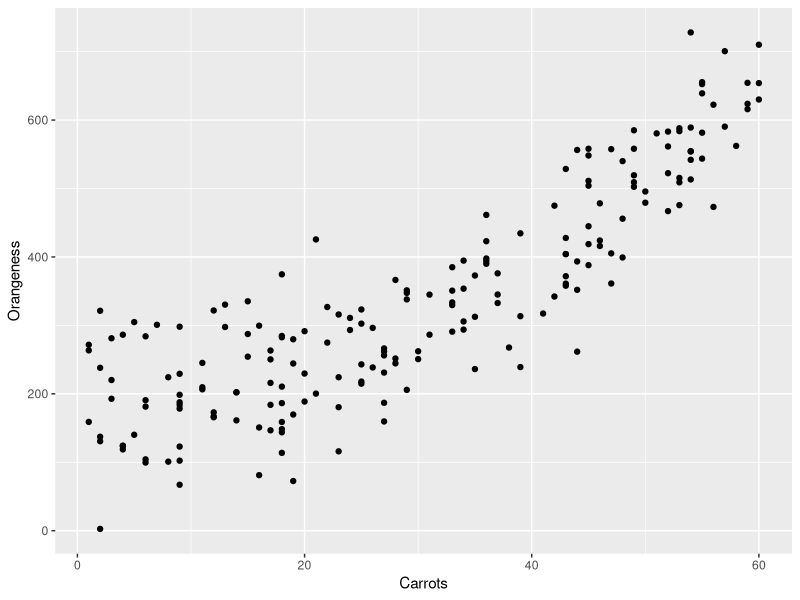
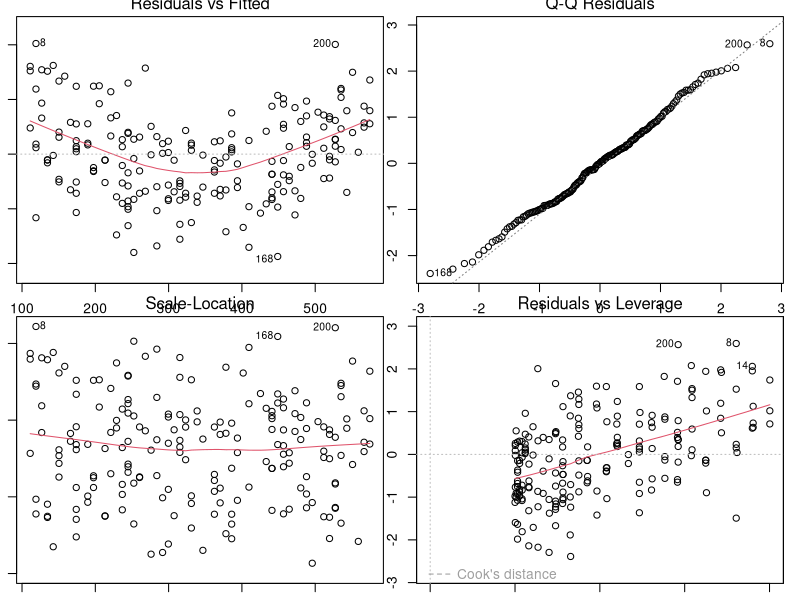
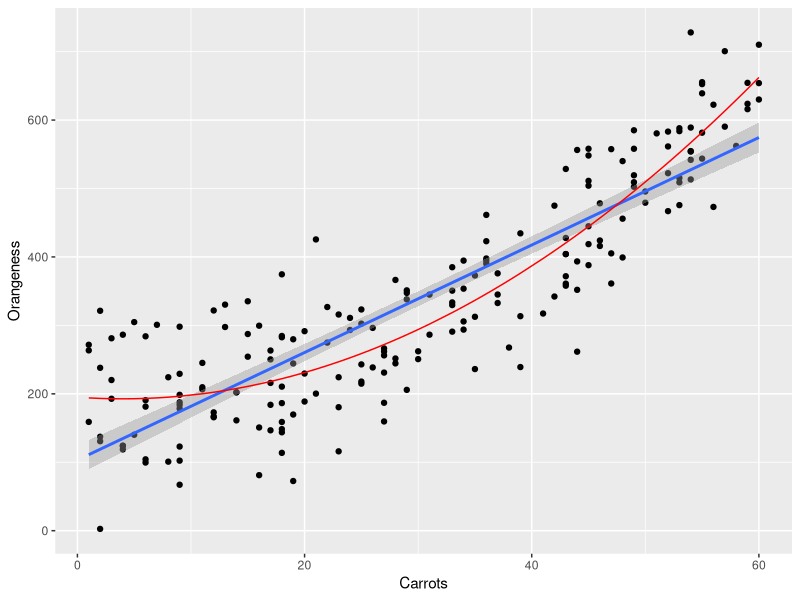
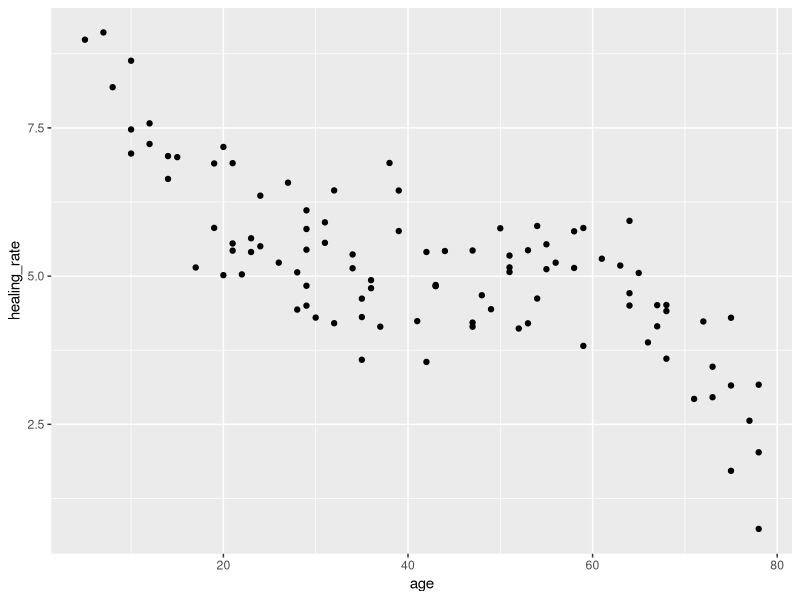
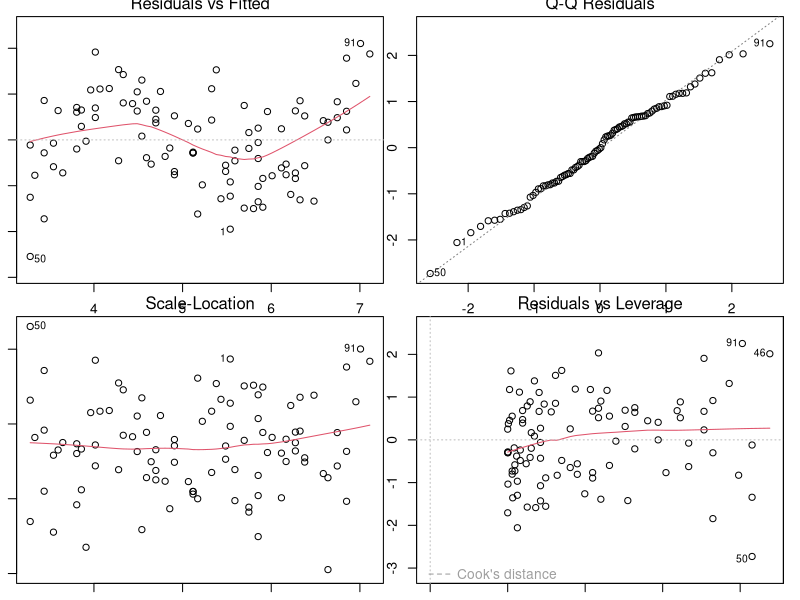
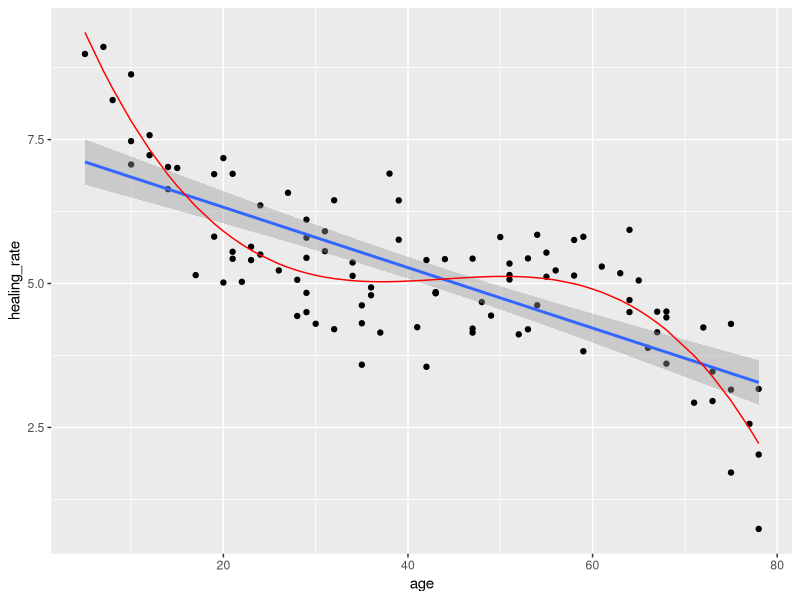
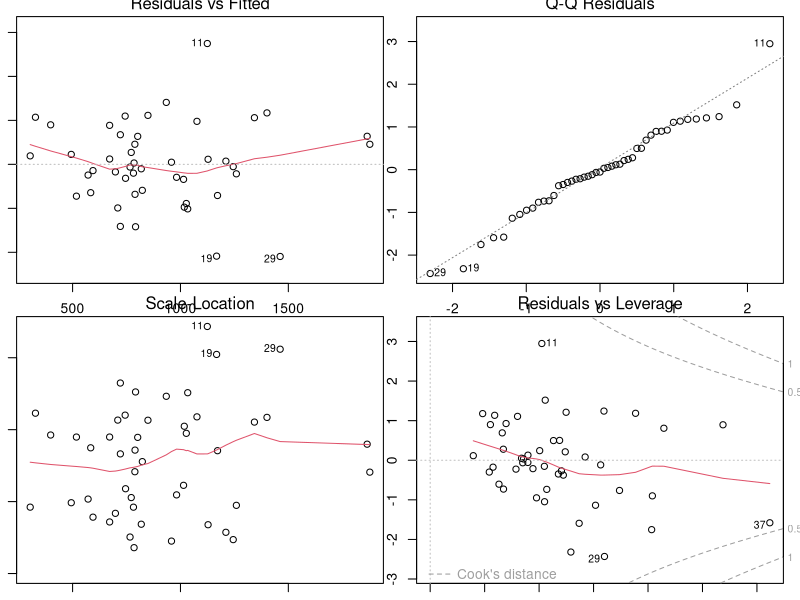
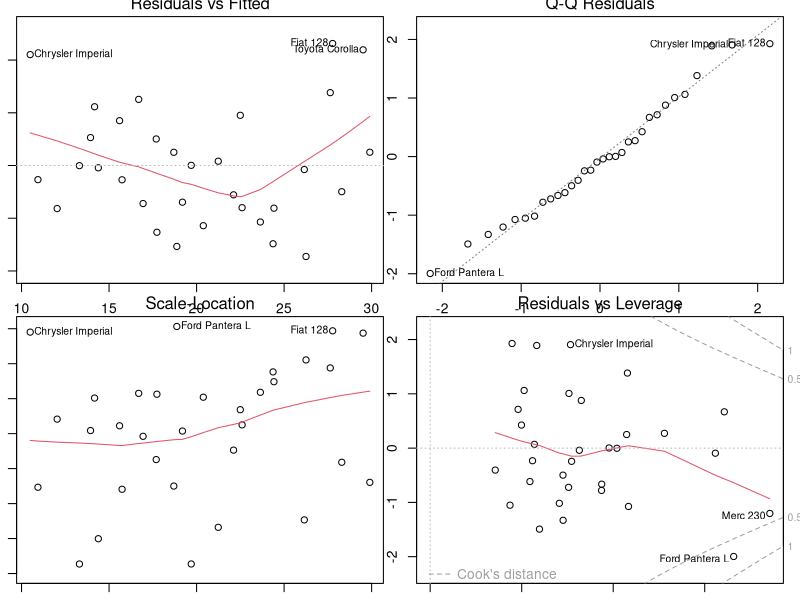

These charts were generated, in order, by the following R code:
library(car)
library(ggplot2)


###1a Load in babyskin.csv. This spreadsheet contains data on the orangeness of different babies' skin and how many cans of carrot baby food they eat each month. 
#Run a simple regression with orangeness as your outcome and carrots as your predictor. Discuss significance, amount of variance explained, and direction of relationship.
babyskin <- read.table("babyskin.csv",sep="\t",header=T,comment.char="",quote="")
head(babyskin)

linearModel <- lm(Orangeness~Carrots, data=babyskin)
summary(linearModel)

#Coefficients:
#                 Estimate    Std. Error  t value   Pr(>|t|)    
#(Intercept)      103.2869    11.1231     9.286     <2e-16 ***
#  Carrots        7.8537      0.3213      24.445    <2e-16 ***
#  ---
#  Signif. codes:  0 ‘***’ 0.001 ‘**’ 0.01 ‘*’ 0.05 ‘.’ 0.1 ‘ ’ 1
#
#Residual standard error: 78.72 on 198 degrees of freedom
#Multiple R-squared:  0.7511,	Adjusted R-squared:  0.7499 
#F-statistic: 597.6 on 1 and 198 DF,  p-value: < 2.2e-16

#The models formula is Orangeness~Carrots. 
#Carrots as a prediction is significant.
#The model is significant overall (F 1,198=597.6, p < 2.2e-16) and has a high variance explanation (mult.R-squared=0.7111,adj.R-squared=0.7499)
#All regression coefficients, as well as their SE, t-scores and p-values are provided in the appendix.

###1b Now check assumptions. 
#does violate the linearity assumption
ggplot(babyskin, aes(Carrots, Orangeness)) + geom_point()
#no autocorrelation, 
durbinWatsonTest(linearModel) #dw-test return no significant autocorrelation
#homoscedasticity, 
par(mfrow=c(2,2))
par(mar=c(1,1,1,1))
plot(linearModel)
# There does not seem to be homoscedasticity as the data points do not fan out a bit
#normally distributed residuals, 
#the residuals do seem normal distributed as the data does not deviate a lot from the line
#and check that there are no highly influential points.
#there is no highly influential point that has a Cook's distance of > 1

###1c You should have noticed that the assumption of linearity was violated. 
#Apply a regression technique that's appropriate to use when your data is curved. 
#Is your new model significant? How has R^2 changed?
model_2 <- lm(Orangeness~poly(Carrots,2), data=babyskin)
summary(model_2)
#Amount of explained variance (R^2) increased from 0.7511 to 0.8128

###1d Plot a curved line that corresponds to your new regression on top of a scatterplot of the data points.
predict(model_2, newdata=data.frame(Carrots=c(10,20,30)))
babyskin$predicted_Orangeness <- predict(model_2)
head(babyskin)
ggplot(babyskin, aes(Carrots, Orangeness)) + geom_point() + geom_smooth(method="lm") + geom_line(aes(Carrots,predicted_Orangeness), colour="red")


###2a Load in healing.csv. This spreadsheet contains data on the time it takes for small cuts in the skin heal for people of different ages. 
#Run a simple linear regression, discuss significance, variance explained, and direction of relationship, 
#and check assumptions (HINT: your plot for checking the assumption of homoscedasticity is going to look weird, 
#but remember that the assumption is violated if there is a "fan shape" to the data points)
healing <- read.table("healing.csv",sep="\t",header=T,comment.char="",quote="")
head(healing)

linearModel <- lm(healing_rate~age, data=healing)
summary(linearModel)

#Coefficients:
#  Estimate     Std. Error t value    Pr(>|t|)    
#(Intercept)    7.374313   0.220436   33.45   <2e-16 ***
#  age         -0.052480   0.004717  -11.12   <2e-16 ***
#  ---
#  Signif. codes:  0 ‘***’ 0.001 ‘**’ 0.01 ‘*’ 0.05 ‘.’ 0.1 ‘ ’ 1
#
#Residual standard error: 0.9526 on 98 degrees of freedom
#Multiple R-squared:  0.5581,	Adjusted R-squared:  0.5536 
#F-statistic: 123.8 on 1 and 98 DF,  p-value: < 2.2e-16

#The models formula is healing_rate~age 
#age as a prediction is significant.
#The model is significant overall (F 1,98=123.8, p < 2.2e-16) and has a high variance explanation (mult.R-squared=0.5581,adj.R-squared=0.5536)
#All regression coefficients, as well as their SE, t-scores and p-values are provided in the appendix.

#does violate the linearity assumption
ggplot(healing, aes(age, healing_rate)) + geom_point()
#no autocorrelation, 
durbinWatsonTest(linearModel) #dw-test return no significant autocorrelation
#homoscedasticity, 
par(mfrow=c(2,2))
par(mar=c(1,1,1,1))
plot(linearModel)
# There does not seem to be homoscedasticity as the data points do not fan out a bit
#normally distributed residuals, 
#the residuals do seem normal distributed as the data does not deviate a lot from the line
#and check that there are no highly influential points.
#there is no highly influential point that has a Cook's distance of > 1


#2b As in 1, the assumption of linearity has been violated. 
#Again, you need to apply a regression technique that's appropriate to use when your data is curved. 
#(HINT: HOW MANY CURVES ARE THERE IN THIS DATA??) Is your new model significant? How has R^2 changed?
model_2 <- lm(healing_rate~poly(age,3), data=healing)
summary(model_2)
#Coefficients:
#  Estimate Std. Error t value Pr(>|t|)    
#(Intercept)     5.16281    0.07245  71.259  < 2e-16 ***
#  poly(age, 3)1 -10.59784    0.72452 -14.627  < 2e-16 ***
#  poly(age, 3)2   1.28423    0.72452   1.773   0.0795 .  
#  poly(age, 3)3  -6.07394    0.72452  -8.383 4.36e-13 ***
#  ---
#  Signif. codes:  0 ‘***’ 0.001 ‘**’ 0.01 ‘*’ 0.05 ‘.’ 0.1 ‘ ’ 1
#
#Residual standard error: 0.7245 on 96 degrees of freedom
#Multiple R-squared:  0.7496,	Adjusted R-squared:  0.7418 
#F-statistic:  95.8 on 3 and 96 DF,  p-value: < 2.2e-16

#The predicotors appears to be sigificant with the only not significant predictor having a low significant of 0.0797
#The model is significant overall (F 3,96 = 95.8, p < 2.2e-16)
#Amount of explained variance (R^2) increased from 0.5581 to 0.7245

###2c Plot a curved line that corresponds to your new regression on top of a scatterplot of the data points.
predict(model_2, newdata=data.frame(age=c(10,20,30)))
healing$predicted_healing_rate <- predict(model_2)
head(healing)
ggplot(healing, aes(age, healing_rate)) + geom_point() + geom_smooth(method="lm") + geom_line(aes(age,predicted_healing_rate), colour="red")


###3a Load in uscrime.csv. This spreadsheet contains data on U.S. crime statistics in 1960 for different U.S. states. 
#You are going to run a multiple regression (in 3b) to determine which variables predict crime. The variables in this spreadsheet include:
#Crime: Crime rate (offenses per 100,000 people)
#M: Percentage of males aged 14-24 in state population
#Ed: mean years of schooling of the population aged 25 or older
#Po1: per capita expenditure on police protection
#U2: unemployment rate of males 35-39
#Ineq: income inequality
#Prob: probability of imprisonment for crime
#LF: labor force participation rate of urban males 14-24
#M.F: number of males per 100 females
#NW: percentage nonwhites in population
#Time: average time in months served vy offenders in state prisons
UScrime <- read.table("uscrime.csv",sep="\t",header=T,comment.char="",quote="")
head(UScrime)

###3b Run a multiple regression with Crime as your outcome variable and all other variables as predictors. 
#Is the model significant? How much variance is explained in the sample? How much variance would we expect to be explained in the general population? Which predictors are significant?
linearModel <- lm(Crime~M+Ed+Po1+LF+M.F+NW+U2+Ineq+Prob+Time, data=UScrime)
summary(linearModel)

#Coefficients:
#                Estimate     Std. Error  tvalue    Pr(>|t|)    
#(Intercept)      -5549.136   1383.300    -4.012    0.000292 ***
#  M              95.100      40.549      2.345     0.024640 *  
#  Ed             168.424     58.961      2.857     0.007071 ** 
#  Po1            113.991     16.692      6.829     0.51e-08 ***
#  LF             234.612     1172.477    0.200     0.842529    
#M.F              9.765       16.046      0.609     0.546650    
#NW               1.789       5.583       0.321     0.750426    
#U2               82.664      50.240      1.645     0.108596    
#Ineq             63.036      16.374      3.850     0.000466 ***
#  Prob           -4169.393   2143.516    -1.945    0.059603 .  
#Time             -1.084      6.421       -0.169    0.866836    
#---
#  Signif. codes:  0 ‘***’ 0.001 ‘**’ 0.01 ‘*’ 0.05 ‘.’ 0.1 ‘ ’ 1
#
#Residual standard error: 209 on 36 degrees of freedom
#Multiple R-squared:  0.7714,	Adjusted R-squared:  0.7079 
#F-statistic: 12.15 on 10 and 36 DF,  p-value: 8.027e-09

#The models formula is Crime~M+Ed+Po1+LF+M.F+NW+U2+Ineq+Prob+Time. 
#Not all the main effects were significant. M, Ed, Pol and Ineq are significant. LF,M.F,NW,U2,Prob and Time are not.
#The model is significant overall (F 10,36 = 12.15, p=8.027e-09) and has a high variance explanation (mult.R-squared=0.7714,adj.R-squared=0.7079)
#All regression coefficients, as well as their SE, t-scores and p-values are provided in the appendix.


###3c Check assumptions of the multiple regression technique (don't worry about linearity here).
#Is there a problem with multicollinearity in this model?
vif(linearModel) #avg=2.915987 = (2.733841+4.580025+2.590702+2.363404+2.353677+3.469670+1.895208+4.492696+2.500527+2.180123)/10 
cor(UScrime[,1:10])
#Yes there is a problem. Te avg is three times higher then 1 which is a sign for multicollinearity. 
#If we look at the cor of the predictors there also seems to be quite some correlation between some predictors.

#no autocorrelation, 
durbinWatsonTest(linearModel) #dw-test return no significant autocorrelation
#homoscedasticity, 

par(mfrow=c(2,2))
par(mar=c(1,1,1,1))
plot(linearModel)
# There does not seem to be homoscedasticity as the data points have a nice cloud shape
#normally distributed residuals, 
#the residuals do seem normal distributed as the tail and the head do not deviate a lot from the line
#and check that there are no highly influential points.
#there is no highly influential point that has a Cook's distance of > 1


###3d Now perform model selection, removing predictors until you arrive at a final model. 
#At each step, state which predictor you have chosen to remove and why. When you get to the final model, explain why you aren't removing any more predictors. How do multiple R^2 and adjusted R^2 change each time you remove a predictor? Why do you think you see this pattern?
linearModel <- lm(Crime~M+Ed+Po1+LF+M.F+NW+U2+Ineq+Prob+Time, data=UScrime)
summary(linearModel) #At start : Multiple R-squared:  0.7714,	Adjusted R-squared:  0.7079
drop1(linearModel, test="F") 
#Remove time as AIC decreases from 511.66 to 509.70 and Time has a significance of 0.866
linearModel <- lm(Crime~M+Ed+Po1+LF+M.F+NW+U2+Ineq+Prob, data=UScrime)
summary(linearModel) #Multiple R-squared:  0.7712,	Adjusted R-squared: 0.7156 
drop1(linearModel, test="F") 
#Remove LF as AIC decreases from 509.70 to 507.82 and LF has a significance of 0.86
linearModel <- lm(Crime~M+Ed+Po1+M.F+NW+U2+Ineq+Prob, data=UScrime)
summary(linearModel) #Multiple R-squared:  0.771,	Adjusted R-squared: 0.7228 
drop1(linearModel, test="F") 
#Remove NW as AIC decreases from 507.82 to 505.87 and LF has a significance of 0.745
linearModel <- lm(Crime~M+Ed+Po1+M.F+U2+Ineq+Prob, data=UScrime)
summary(linearModel) #Multiple R-squared:  0.7704,	Adjusted R-squared: 0.7291 
drop1(linearModel, test="F") 
#Remove M.F as AIC decreases from 505.87 to 504.79 and LF has a significance of 0.387499
linearModel <- lm(Crime~M+Ed+Po1+U2+Ineq+Prob, data=UScrime)
summary(linearModel) #Multiple R-squared:  0.7659,	Adjusted R-squared: 0.7307  
drop1(linearModel, test="F") #Removing more predictors would increase the AIC value and all the predictors are significant
#We see that Multiple R-squared goes down as we remove predictors bit Adjusted R-squared goes up. We get a better prediction so Adjusted R-squared goed up and because we use less predictors it follows that Multiple R-squared goed down. 

###3e Refer back to what each predictor variable name means as described in the instructions for exercise 3a. 
#Provide a description of the different societal factors that predict crime rate in U.S. states (what I mean is don't just list the variable names from the spreadsheet, 
#but actually say what they refer to and how they relate to crime rate). Describe the direction of the relationship between each of these factors and crime rate.

#Crime: Crime rate (offenses per 100,000 people)

#M: Percentage of males aged 14-24 in state population
#The relation is 105.0 which is avg compared to the other predictors. It appears that the Percentage of males aged 14-24 in state population is a decent predictor of crime.
#This would be the case if Males are more criminal then Females. 

#Ed: mean years of schooling of the population aged 25 or older 
#The relation is 196.47 which is high compared to the other predictors. This is a bit weird of a relation as you would expect that education in general reduces crime. 
#The reason could be that if people of 25 and older receive a lot of education it means they didnt had it when young, and this can mean that young people are doing crimes.

#Po1: per capita expenditure on police protection 
#The relation is 115.02 which is avg compared to the other predictors. This relation is also a bit weird as more money to the police should reduce crime. 
#The reason is probably that when there is high crime somewhere there is more money for the police to fight it. Then it if also often the case that where there is alot of money for the police
#it is probably for the high crimes that are there

#U2: unemployment rate of males 35-39
#The relation is 89.37 which is little below avg compared to the other predictors. Unemployemt is a logical predictor of crime, people do not have anything to do and want money

#Ineq: income inequality
#The relation is 67.65 which is below avg compared to the other predictors. This means that when rich people earn a lot and people in a lower class earn less there is more crime.
#This is also very reasonable. The poor people want money, and the rich have stuff they can steal, there might also even be a touch of sense of fairness.

#Prob: probability of imprisonment for crime
#The relation is -3801.84 which is a very high negative relation. This means that as the probability of imprisonment increases a little the crimes reduce much more. 
#This is expected, the higher the consequences the less easy people commit crimes


###3f The directions of several of the relationships you described in 3e make some sense. 
#However, a couple are very strange. First, it is strange that, as per capita expenditure on police protection increases, so does crime rate. 
#What does this relationship suggest about causality between predictors and outcome variables in observational studies like this one?
#A predictor is not nessesaraly a cause of the thing you want to predict. In this case its plausible that it is the other way around, crime causes more per capita expenditure on police protection.
#Because there is a relation per capita expenditure will predict crime to some extend

###3g Another strange relationship is the positive one between number of years of schooling in the population and crime rate. 
#Do you think there is a direct relationship between these two?
#No, there is higly likely a third variable that explains this relation



###4a load in mtcars.csv (set row.names=1 in the read.table function). You've worked with this data before; it describes characteristics of different cars. 
#Perform a multiple regression, predicting mpg (miles per gallon, which is a measure of fuel efficiency) based on the following predictors:
#cyl: number of cylinders in the engine (a cylinder is an engine component where power is created)
#disp: size of engine
#hp: horsepower (how powerful the engine is)
#wt: the weight of the car.
mtcars <- read.table("mtcars.csv",sep="\t",header=T,comment.char="",quote="",row.names = 1)
head(mtcars)

###4b Is the model significant? How much variance in the sample is explained? 
#How much variance in the population would we expect to be explained? Which predictors are significant?
linearModel <- lm(mpg~cyl+disp+hp+drat+wt+qsec+vs+am+gear+carb, data=mtcars)
summary(linearModel)

#Coefficients:
#             Estimate Std. Error t value Pr(>|t|)  
#(Intercept) 12.30337   18.71788   0.657   0.5181  
#cyl         -0.11144    1.04502  -0.107   0.9161  
#disp         0.01334    0.01786   0.747   0.4635  
#hp          -0.02148    0.02177  -0.987   0.3350  
#drat         0.78711    1.63537   0.481   0.6353  
#wt          -3.71530    1.89441  -1.961   0.0633 .
#qsec         0.82104    0.73084   1.123   0.2739  
#vs           0.31776    2.10451   0.151   0.8814  
#am           2.52023    2.05665   1.225   0.2340  
#gear         0.65541    1.49326   0.439   0.6652  
#carb        -0.19942    0.82875  -0.241   0.8122  
#---
#  Signif. codes:  0 ‘***’ 0.001 ‘**’ 0.01 ‘*’ 0.05 ‘.’ 0.1 ‘ ’ 1
#
#Residual standard error: 2.65 on 21 degrees of freedom
#Multiple R-squared:  0.869,	Adjusted R-squared:  0.8066 
#F-statistic: 13.93 on 10 and 21 DF,  p-value: 3.793e-07

#The models formula is mpg~cyl+disp+hp+drat+wt+qsec+vs+am+gear+carb. 
#None of the main effects were significant.
#The model is significant overall (F 10,21 = 13.93, p=3.793e-07) and has a high variance explanation (mult.R-squared=0.869,adj.R-squared=0.8066)
#All regression coefficients, as well as their SE, t-scores and p-values are provided in the appendix.


###4c Test the model assumptions. Are any of them violated?
#Is there a problem with multicollinearity in this model?
vif(linearModel) #avg=9.577414 = (15.373833+21.620241+9.832037+3.374620+15.164887+7.527958+4.965873+4.648487+5.357452+7.908747)/10 
cor(mtcars[,2:10])
#Yes there is a problem. Te avg is 9.5 times higher then 1 which is a sign for multicollinearity. And for cyl,disp,hp,wt the value is very close or over 10
#If we look at the cor of the predictors there also seems to be quite some correlation between some predictors.

#no autocorrelation, 
durbinWatsonTest(linearModel) #dw-test return no significant autocorrelation
#homoscedasticity, 
par(mfrow=c(2,2))
par(mar=c(1,1,1,1))
plot(linearModel)
# There does not seem to be homoscedasticity as the data points have a nice cloud shape
#normally distributed residuals, 
#the residuals do seem normal distributed as the tail and the head do not deviate a lot from the line
#and check that there are no highly influential points.
#there is one highly influential point that has a Cook's distance of > 0.5 but not > 1


###4d Run the drop1() function on your regression model. 
#Which predictor would be the best one to drop? Which would be the second best to drop? Why?  (don't actually drop them!)
drop1(linearModel, test="F") 
#The best predictor to drop is cyl with an decrease of AIC from 70.989 to 68.915 and has a significance of 0.91609 
#The second best predictor to drop is vs with an decrease of AIC from 70.989 to 68.932 and has a significance of 0.88142

###4e Now you're going to run 2 simple regressions: one predicting mpg as a function of disp, and a second predicting mpg as a function of hp. Are these models significant?
linearModel <- lm(mpg~disp, data=mtcars)
summary(linearModel)

#Coefficients:
#               Estimate    Std. Error t value  Pr(>|t|)    
#(Intercept)    29.599855   1.229720    24.070  < 2e-16 ***
#  disp         -0.041215   0.004712    -8.747  9.38e-10 ***
#  ---
#  Signif. codes:  0 ‘***’ 0.001 ‘**’ 0.01 ‘*’ 0.05 ‘.’ 0.1 ‘ ’ 1
#
#Residual standard error: 3.251 on 30 degrees of freedom
#Multiple R-squared:  0.7183,	Adjusted R-squared:  0.709 
#F-statistic: 76.51 on 1 and 30 DF,  p-value: 9.38e-10

#The models formula is mpg~disp 
#disp as a prediction is significant.
#The model is significant overall (F 1,30=76.51 p = 9.38e-10) and has a high variance explanation (mult.R-squared=0.7183)
#All regression coefficients, as well as their SE, t-scores and p-values are provided in the appendix.

linearModel <- lm(mpg~hp, data=mtcars)
summary(linearModel)

#Coefficients:
#               Estimate  Std. Error t value Pr(>|t|)    
#(Intercept)    30.09886    1.63392  18.421  < 2e-16 ***
#  hp           -0.06823    0.01012  -6.742 1.79e-07 ***
#  ---
#  Signif. codes:  0 ‘***’ 0.001 ‘**’ 0.01 ‘*’ 0.05 ‘.’ 0.1 ‘ ’ 1
#
#Residual standard error: 3.863 on 30 degrees of freedom
#Multiple R-squared:  0.6024,	Adjusted R-squared:  0.5892 
#F-statistic: 45.46 on 1 and 30 DF,  p-value: 1.788e-07

#The models formula is mpg~hp 
#hp as a prediction is significant.
#The model is significant overall (F 1,30=45.46 p = 1.788e-07) and has a high variance explanation (mult.R-squared=0.6024)
#All regression coefficients, as well as their SE, t-scores and p-values are provided in the appendix.

###4f How do disp and hp behave differently in 4d versus 4e? Why do you think this is? (consider what assumption was violated in 4c. It may also help to think back to partial correlations.)
#in 4e they were not significant predictors, in 4d they are. In 4c we discovered that there is a multicollinarity violation, there is a correlation between the variables themselves.
#The model is better without the "double" predictors.

